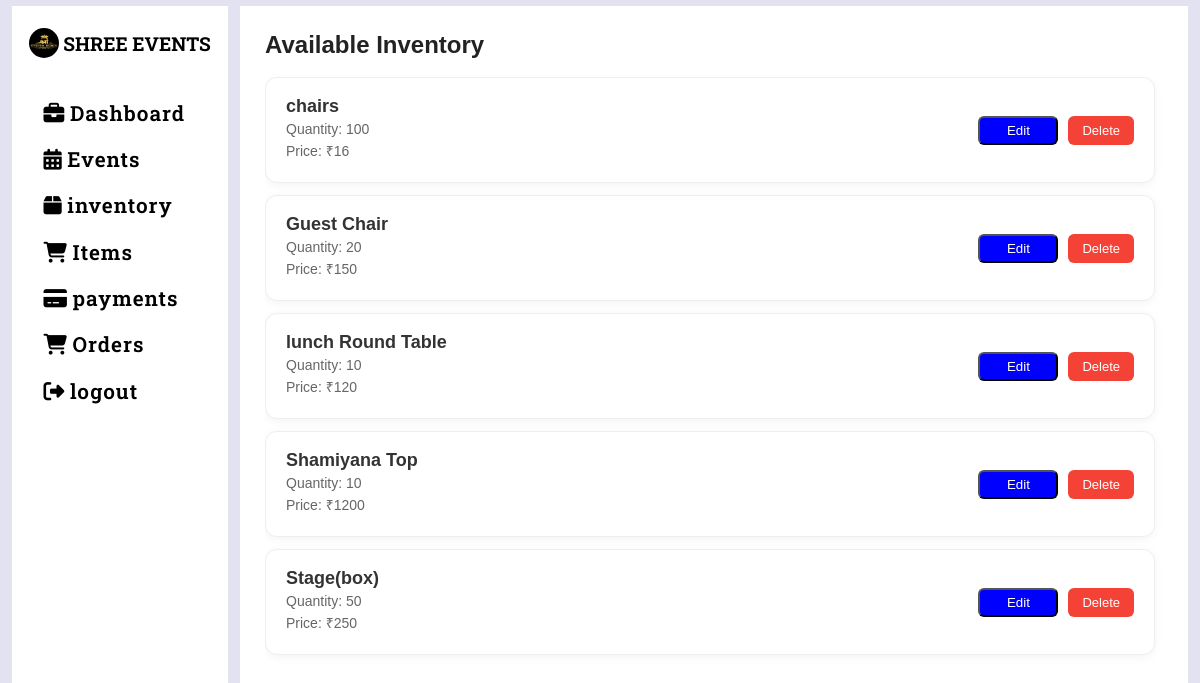
The app's page /items (signed in) with its own data.
### tables this page shows
CREATE TABLE inventory(item_id INTEGER PRIMARY KEY AUTOINCREMENT,
                   item_name TEXT UNIQUE NOT NULL,
                   item_quantity INTEGER NOT NULL,
                   item_price INTEGER NOT NULL);

### items.py (the view)
@items_app.route('/items',methods=['GET','POST'])
def items_fn():
    if 'user' in session:
        inventories=get_inventory()
        return render_template('items.html',inventories=inventories)
    else:
        return redirect(url_for('home'))

### database.py (called while the page is built)
def get_connection():
    con=sqlite3.connect("database.db",timeout=30,check_same_thread=False)
    return con

def get_inventory(event_date=None):
    con=get_connection()
    cursor=con.cursor()
    if event_date:
        cursor.execute("""
            SELECT
                i.item_id,
                i.item_name,
                i.item_quantity - COALESCE(SUM(CASE
                    WHEN a.event_date = ? THEN a.quantity
                    ELSE 0
                END), 0) AS available_quantity,
                i.item_price
            FROM inventory i
            LEFT JOIN allocation a ON i.item_id = a.item_id
            GROUP BY i.item_id, i.item_name, i.item_quantity, i.item_price
        """, (event_date,))
    else:
        cursor.execute("SELECT item_id, item_name, item_quantity, item_price FROM inventory")
    inven_data=cursor.fetchall()
    con.close()
    return inven_data

### templates/items.html (shortened to what this page needs)
{% extends "base.html" %}
{% block content %}
<div class="inventory-wrapper">
  <h2 class="page-title">Available Inventory</h2>
  <div class="inventory-container">
    {% if inventories %}
    {% for item in inventories %}
    <div class="inventory-card">
      <div class="inventory-info">
        <h3>{{ item[1] }}</h3>
        <p>Quantity: {{ item[2] }}</p>
        <p>Price: ₹{{ item[3] }}</p>
      </div>
      <div class="inventory-actions">
        <button class="edit-item-btn"
                data-id="{{ item[0] }}"
                data-name="{{ item[1] }}"
                data-qty="{{ item[2] }}"
                data-price="{{ item[3] }}">Edit</button>
        <a href="{{url_for('items.delete_item',item_id=item[0])}}" class="delete-btn"
           onclick="return confirm('Are you sure?')">Delete</a>
      </div>
    </div>
    {% endfor %}
    {% else %}
    <div class="no-inventory">
      <p style="font-size: 22px; color: #666;">No Items Added😥</p>
    </div>
    {% endif %}
  </div>
</div>
{% endblock %}

### static/main.css (style rules this page uses)
* { box-sizing: border-box; margin: 0; padding: 0; }
.inventory-wrapper { height: 100vh; padding: 25px; display: flex; flex-direction: column; background: #ffffff; font-family: Arial, sans-serif; }
.page-title { font-size: 24px; font-weight: 600; margin-bottom: 18px; color: #222; }
.inventory-container { flex: 1; overflow-y: auto; padding-right: 8px; scroll-behavior: smooth; }
.inventory-card { display: flex; justify-content: space-between; align-items: center; background: #ffffff; padding: 18px 20px; margin-bottom: 12px; border-radius: 12px; border: 1px solid #eee; box-shadow: 0 2px 10px rgba(0, 0, 0, 0.05); transition: all 0.2s ease-in-out; }
.inventory-info h3 { margin: 0; font-size: 18px; font-weight: 600; color: #333; }
.inventory-info p { margin: 4px 0; font-size: 14px; color: #666; }
.inventory-actions { display: flex; gap: 10px; }
.inventory-actions a { text-decoration: none; padding: 7px 14px; border-radius: 6px; font-size: 13px; font-weight: 500; transition: 0.2s ease; }
.delete-btn { background: #f44336; color: white; }
.edit-item-btn { background-color: blue; color: white; width: 80px; border-radius: 6px; }

### records on screen
inventory: item_name "chairs", item_quantity "100", item_price "16"
inventory: item_name "Guest Chair", item_quantity "20", item_price "150"
inventory: item_name "lunch Round Table", item_quantity "10", item_price "120"
inventory: item_name "Shamiyana Top", item_quantity "10", item_price "1200"
inventory: item_name "Stage(box)", item_quantity "50", item_price "250"
